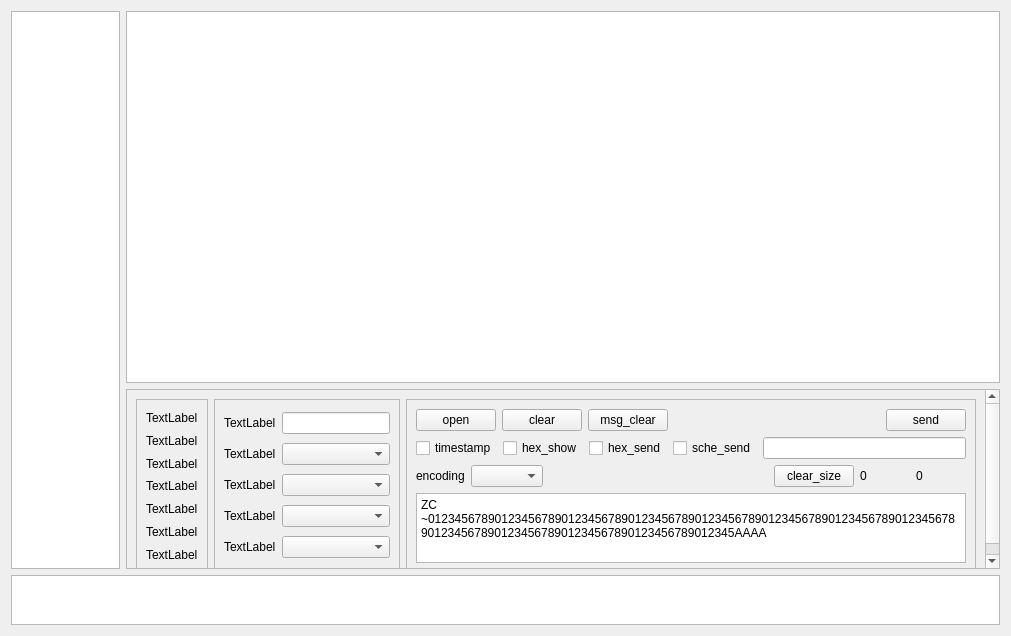
<?xml version="1.0" encoding="UTF-8"?>
<ui version="4.0">
 <class>SerialPort</class>
 <widget class="QWidget" name="SerialPort">
  <property name="geometry">
   <rect>
    <x>0</x>
    <y>0</y>
    <width>1011</width>
    <height>636</height>
   </rect>
  </property>
  <property name="windowTitle">
   <string>Form</string>
  </property>
  <layout class="QVBoxLayout" name="verticalLayout_5" stretch="1,0">
   <item>
    <layout class="QHBoxLayout" name="horizontalLayout" stretch="1,8">
     <item>
      <layout class="QVBoxLayout" name="verticalLayout_2">
       <item>
        <widget class="QListWidget" name="port_area"/>
       </item>
      </layout>
     </item>
     <item>
      <layout class="QVBoxLayout" name="verticalLayout" stretch="1,0">
       <item>
        <widget class="QTextEdit" name="terminal_area"/>
       </item>
       <item>
        <widget class="QScrollArea" name="config_area">
         <property name="sizePolicy">
          <sizepolicy hsizetype="Expanding" vsizetype="Fixed">
           <horstretch>0</horstretch>
           <verstretch>0</verstretch>
          </sizepolicy>
         </property>
         <property name="maximumSize">
          <size>
           <width>16777215</width>
           <height>180</height>
          </size>
         </property>
         <property name="verticalScrollBarPolicy">
          <enum>Qt::ScrollBarAsNeeded</enum>
         </property>
         <property name="widgetResizable">
          <bool>true</bool>
         </property>
         <widget class="QWidget" name="scrollAreaWidgetContents">
          <property name="geometry">
           <rect>
            <x>0</x>
            <y>0</y>
            <width>858</width>
            <height>213</height>
           </rect>
          </property>
          <layout class="QGridLayout" name="gridLayout" columnstretch="0,0,1">
           <item row="0" column="1">
            <widget class="QFrame" name="varinfo">
             <property name="frameShape">
              <enum>QFrame::StyledPanel</enum>
             </property>
             <property name="frameShadow">
              <enum>QFrame::Raised</enum>
             </property>
             <layout class="QVBoxLayout" name="verticalLayout_4">
              <item>
               <layout class="QHBoxLayout" name="horizontalLayout_2" stretch="0,1">
                <item>
                 <widget class="QLabel" name="baudrate_label">
                  <property name="text">
                   <string>TextLabel</string>
                  </property>
                 </widget>
                </item>
                <item>
                 <widget class="QLineEdit" name="baudrate">
                  <property name="text">
                   <string/>
                  </property>
                 </widget>
                </item>
               </layout>
              </item>
              <item>
               <layout class="QHBoxLayout" name="horizontalLayout_3" stretch="0,1">
                <item>
                 <widget class="QLabel" name="databit_label">
                  <property name="text">
                   <string>TextLabel</string>
                  </property>
                 </widget>
                </item>
                <item>
                 <widget class="QComboBox" name="databit"/>
                </item>
               </layout>
              </item>
              <item>
               <layout class="QHBoxLayout" name="horizontalLayout_4" stretch="0,1">
                <item>
                 <widget class="QLabel" name="stopbit_label">
                  <property name="text">
                   <string>TextLabel</string>
                  </property>
                 </widget>
                </item>
                <item>
                 <widget class="QComboBox" name="stopbit"/>
                </item>
               </layout>
              </item>
              <item>
               <layout class="QHBoxLayout" name="horizontalLayout_5" stretch="0,1">
                <item>
                 <widget class="QLabel" name="parity_label">
                  <property name="text">
                   <string>TextLabel</string>
                  </property>
                 </widget>
                </item>
                <item>
                 <widget class="QComboBox" name="parity"/>
                </item>
               </layout>
              </item>
              <item>
               <layout class="QHBoxLayout" name="horizontalLayout_6" stretch="0,1">
                <item>
                 <widget class="QLabel" name="flowctrl_label">
                  <property name="text">
                   <string>TextLabel</string>
                  </property>
                 </widget>
                </item>
                <item>
                 <widget class="QComboBox" name="flowctrl"/>
                </item>
               </layout>
              </item>
             </layout>
            </widget>
           </item>
           <item row="0" column="0">
            <widget class="QFrame" name="fixinfo">
             <property name="frameShape">
              <enum>QFrame::StyledPanel</enum>
             </property>
             <property name="frameShadow">
              <enum>QFrame::Raised</enum>
             </property>
             <layout class="QVBoxLayout" name="verticalLayout_3">
              <item>
               <widget class="QLabel" name="description">
                <property name="text">
                 <string>TextLabel</string>
                </property>
               </widget>
              </item>
              <item>
               <widget class="QLabel" name="manufacturer">
                <property name="text">
                 <string>TextLabel</string>
                </property>
               </widget>
              </item>
              <item>
               <widget class="QLabel" name="port_name">
                <property name="text">
                 <string>TextLabel</string>
                </property>
               </widget>
              </item>
              <item>
               <widget class="QLabel" name="product_identifier">
                <property name="text">
                 <string>TextLabel</string>
                </property>
               </widget>
              </item>
              <item>
               <widget class="QLabel" name="serial_number">
                <property name="text">
                 <string>TextLabel</string>
                </property>
               </widget>
              </item>
              <item>
               <widget class="QLabel" name="system_location">
                <property name="text">
                 <string>TextLabel</string>
                </property>
               </widget>
              </item>
              <item>
               <widget class="QLabel" name="vendor_identifier">
                <property name="text">
                 <string>TextLabel</string>
                </property>
               </widget>
              </item>
             </layout>
            </widget>
           </item>
           <item row="0" column="2">
            <widget class="QFrame" name="ops_frame">
             <property name="frameShape">
              <enum>QFrame::StyledPanel</enum>
             </property>
             <property name="frameShadow">
              <enum>QFrame::Raised</enum>
             </property>
             <layout class="QVBoxLayout" name="verticalLayout_6">
              <item>
               <layout class="QHBoxLayout" name="horizontalLayout_7">
                <item>
                 <widget class="QPushButton" name="open_btn">
                  <property name="text">
                   <string>open</string>
                  </property>
                 </widget>
                </item>
                <item>
                 <widget class="QPushButton" name="clear_btn">
                  <property name="text">
                   <string>clear</string>
                  </property>
                 </widget>
                </item>
                <item>
                 <widget class="QPushButton" name="msg_clear_btn">
                  <property name="text">
                   <string>msg_clear</string>
                  </property>
                 </widget>
                </item>
                <item>
                 <spacer name="horizontalSpacer">
                  <property name="orientation">
                   <enum>Qt::Horizontal</enum>
                  </property>
                  <property name="sizeHint" stdset="0">
                   <size>
                    <width>40</width>
                    <height>20</height>
                   </size>
                  </property>
                 </spacer>
                </item>
                <item>
                 <widget class="QPushButton" name="send_btn">
                  <property name="text">
                   <string>send</string>
                  </property>
                 </widget>
                </item>
               </layout>
              </item>
              <item>
               <layout class="QHBoxLayout" name="horizontalLayout_8">
                <item>
                 <widget class="QCheckBox" name="timestamp_check">
                  <property name="text">
                   <string>timestamp</string>
                  </property>
                 </widget>
                </item>
                <item>
                 <widget class="QCheckBox" name="hex_show_check">
                  <property name="text">
                   <string>hex_show</string>
                  </property>
                 </widget>
                </item>
                <item>
                 <widget class="QCheckBox" name="hex_send_check">
                  <property name="text">
                   <string>hex_send</string>
                  </property>
                 </widget>
                </item>
                <item>
                 <widget class="QCheckBox" name="sche_send_check">
                  <property name="text">
                   <string>sche_send</string>
                  </property>
                 </widget>
                </item>
                <item>
                 <widget class="QLineEdit" name="sche_send_interval"/>
                </item>
               </layout>
              </item>
              <item>
               <layout class="QHBoxLayout" name="horizontalLayout_9">
                <item>
                 <widget class="QLabel" name="encoding_label">
                  <property name="text">
                   <string>encoding</string>
                  </property>
                 </widget>
                </item>
                <item>
                 <widget class="QComboBox" name="encoding_box"/>
                </item>
                <item>
                 <spacer name="horizontalSpacer_2">
                  <property name="orientation">
                   <enum>Qt::Horizontal</enum>
                  </property>
                  <property name="sizeHint" stdset="0">
                   <size>
                    <width>40</width>
                    <height>20</height>
                   </size>
                  </property>
                 </spacer>
                </item>
                <item>
                 <widget class="QPushButton" name="clear_size_btn">
                  <property name="text">
                   <string>clear_size</string>
                  </property>
                 </widget>
                </item>
                <item>
                 <widget class="QLabel" name="send_size_label">
                  <property name="sizePolicy">
                   <sizepolicy hsizetype="Preferred" vsizetype="Preferred">
                    <horstretch>0</horstretch>
                    <verstretch>0</verstretch>
                   </sizepolicy>
                  </property>
                  <property name="minimumSize">
                   <size>
                    <width>50</width>
                    <height>0</height>
                   </size>
                  </property>
                  <property name="text">
                   <string>0</string>
                  </property>
                 </widget>
                </item>
                <item>
                 <widget class="QLabel" name="recv_size_label">
                  <property name="minimumSize">
                   <size>
                    <width>50</width>
                    <height>0</height>
                   </size>
                  </property>
                  <property name="text">
                   <string>0</string>
                  </property>
                 </widget>
                </item>
               </layout>
              </item>
              <item>
               <widget class="QTextEdit" name="data_area">
                <property name="html">
                 <string>&lt;!DOCTYPE HTML PUBLIC &quot;-//W3C//DTD HTML 4.0//EN&quot; &quot;http://www.w3.org/TR/REC-html40/strict.dtd&quot;&gt;
&lt;html&gt;&lt;head&gt;&lt;meta name=&quot;qrichtext&quot; content=&quot;1&quot; /&gt;&lt;style type=&quot;text/css&quot;&gt;
p, li { white-space: pre-wrap; }
&lt;/style&gt;&lt;/head&gt;&lt;body style=&quot; font-family:'Cantarell'; font-size:11pt; font-weight:400; font-style:normal;&quot;&gt;
&lt;p style=&quot; margin-top:0px; margin-bottom:0px; margin-left:0px; margin-right:0px; -qt-block-indent:0; text-indent:0px;&quot;&gt;&lt;span style=&quot; font-family:'SimSun'; font-size:9pt;&quot;&gt;ZC ~012345678901234567890123456789012345678901234567890123456789012345678901234567890123456789012345678901234567890123456789012345AAAA&lt;/span&gt;&lt;/p&gt;&lt;/body&gt;&lt;/html&gt;</string>
                </property>
               </widget>
              </item>
             </layout>
            </widget>
           </item>
          </layout>
         </widget>
        </widget>
       </item>
      </layout>
     </item>
    </layout>
   </item>
   <item>
    <widget class="QTextBrowser" name="msg_area">
     <property name="sizePolicy">
      <sizepolicy hsizetype="Expanding" vsizetype="Fixed">
       <horstretch>0</horstretch>
       <verstretch>0</verstretch>
      </sizepolicy>
     </property>
     <property name="minimumSize">
      <size>
       <width>0</width>
       <height>0</height>
      </size>
     </property>
     <property name="maximumSize">
      <size>
       <width>16777215</width>
       <height>50</height>
      </size>
     </property>
     <property name="baseSize">
      <size>
       <width>1</width>
       <height>0</height>
      </size>
     </property>
    </widget>
   </item>
  </layout>
 </widget>
 <resources/>
 <connections/>
</ui>
